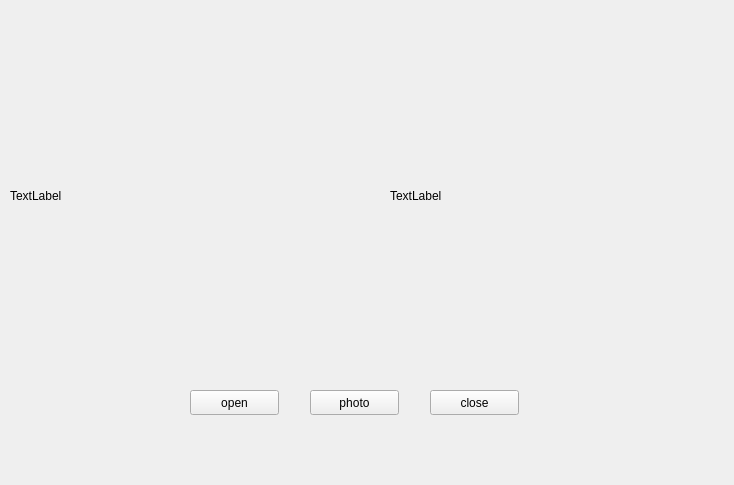
<?xml version="1.0" encoding="UTF-8"?>
<ui version="4.0">
 <class>Widget</class>
 <widget class="QWidget" name="Widget">
  <property name="geometry">
   <rect>
    <x>0</x>
    <y>0</y>
    <width>734</width>
    <height>485</height>
   </rect>
  </property>
  <property name="windowTitle">
   <string>Widget</string>
  </property>
  <widget class="QLabel" name="label">
   <property name="geometry">
    <rect>
     <x>10</x>
     <y>20</y>
     <width>341</width>
     <height>351</height>
    </rect>
   </property>
   <property name="text">
    <string>TextLabel</string>
   </property>
  </widget>
  <widget class="QLabel" name="label_2">
   <property name="geometry">
    <rect>
     <x>390</x>
     <y>20</y>
     <width>321</width>
     <height>351</height>
    </rect>
   </property>
   <property name="text">
    <string>TextLabel</string>
   </property>
  </widget>
  <widget class="QPushButton" name="pushButtonOpen">
   <property name="geometry">
    <rect>
     <x>190</x>
     <y>390</y>
     <width>89</width>
     <height>25</height>
    </rect>
   </property>
   <property name="text">
    <string>open</string>
   </property>
  </widget>
  <widget class="QPushButton" name="pushButtonPhoto">
   <property name="geometry">
    <rect>
     <x>310</x>
     <y>390</y>
     <width>89</width>
     <height>25</height>
    </rect>
   </property>
   <property name="text">
    <string>photo</string>
   </property>
  </widget>
  <widget class="QPushButton" name="pushButtonClose">
   <property name="geometry">
    <rect>
     <x>430</x>
     <y>390</y>
     <width>89</width>
     <height>25</height>
    </rect>
   </property>
   <property name="text">
    <string>close</string>
   </property>
  </widget>
 </widget>
 <layoutdefault spacing="6" margin="11"/>
 <resources/>
 <connections/>
</ui>
